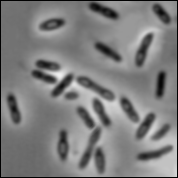
#> input picture bacteria.tiff, 178 x 178 px
$ python ex3.py
#> lines starting #> are read from the running program, lines starting #| are printed output that depends on the picture; after the words box and inside, x2 and y2 are one past the last pixel; in counts of white or black regions, pixels touching at a corner belong together
import cv2
import numpy as np

img =cv2.imread('bacteria.tiff')
#> img is the input picture: shape (178, 178, 3); min 0, max 239, mean 125.8

cv2.imshow('Original',img)
gray=cv2.cvtColor(img,cv2.COLOR_BGR2GRAY)

#thresholding
t,thresh = cv2.threshold(gray,0,255,cv2.THRESH_BINARY_INV+cv2.THRESH_OTSU)
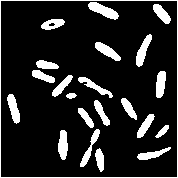
#> thresh: shape (178, 178); 14.3% white; 22 white regions, largest, box (x1, y1, x2, y2) and area: (0, 0, 178, 178) 708, (88, 2, 119, 20) 275, (136, 34, 152, 67) 241
#> t = 96
cv2.imshow('Thesh',thresh)

#fill holes
kernel = np.ones((3,3),np.uint8)
close = cv2.morphologyEx(thresh, cv2.MORPH_CLOSE, kernel, iterations = 2)
#> close: shape (178, 178); 14.7% white; 18 white regions, largest, box (x1, y1, x2, y2) and area: (0, 0, 178, 178) 1232, (80, 129, 104, 172) 390, (32, 60, 59, 83) 337
cv2.imshow('Close', close)

#background
sure_bg = cv2.dilate(close, kernel, iterations=1)
#> sure_bg: shape (178, 178); 22.3% white; 15 white regions, largest, box (x1, y1, x2, y2) and area: (0, 0, 178, 178) 2068, (31, 59, 78, 100) 827, (77, 107, 105, 173) 788
cv2.imshow('Sure Background',sure_bg)

#foreground
dist=cv2.distanceTransform(close,cv2.DIST_L1,3)
t,sure_fg=cv2.threshold(dist,dist.max()*0.32,255,0)
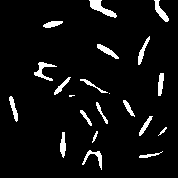
#> sure_fg: shape (178, 178) float32; 5.7% white; 21 white regions (2 under 20 px), largest, box (x1, y1, x2, y2) and area: (89, 0, 117, 18) 201, (34, 62, 57, 81) 152, (154, 0, 169, 22) 131
#> t = 2.88
sure_fg=np.uint8(sure_fg)
cv2.imshow('Sure Foreground',sure_fg)

unknown=cv2.subtract(sure_bg,sure_fg)
#> unknown: shape (178, 178); 16.6% white; 15 white regions, largest, box (x1, y1, x2, y2) and area: (0, 0, 178, 178) 1736, (31, 59, 78, 100) 581, (77, 107, 105, 173) 579

#marker labeling
m,markers=cv2.connectedComponents(sure_fg)
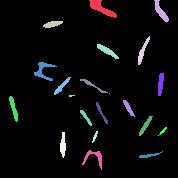
#> markers: shape (178, 178) int32; 22 distinct labels, from 0 to 21; one colour per label, 0 black
#> m = 22
markers=markers+1
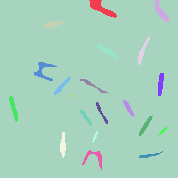
#> markers: shape (178, 178) int32; 22 distinct labels, from 1 to 22; one colour per label, 0 black
markers[unknown==255]=0
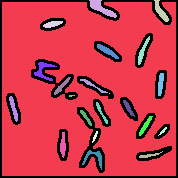
#> markers: shape (178, 178) int32; 23 distinct labels, from 0 to 22; one colour per label, 0 black

#apply watershed algorithm
makers=cv2.watershed(img, markers)
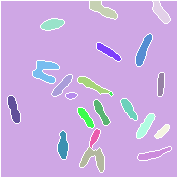
#> makers: shape (178, 178) int32; 23 distinct labels, from -1 to 22; one colour per label, 0 black, -1 white
img[markers==-1]=[0, 255, 0]
#> img: shape (178, 178, 3); 5.96% of pixels changed, all inside (x1, y1, x2, y2) = (0, 0, 178, 178)
cv2.imshow('Final result', img)

#counting bacteria cells

th=cv2.inRange(img,(0,255,0),(0,255,0))
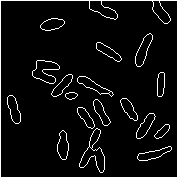
#> th: shape (178, 178); 6% white in thin lines or dots
cv2.imshow('th',th)
th=cv2.bitwise_not(th)
#> th: shape (178, 178); 94% white; black in thin lines or dots
cv2.imshow('th',th)

print('Number of bacteria cells : ',m)
#| Number of bacteria cells :  22

$ run again, with overlap_coins.jpg saved as bacteria.tiff
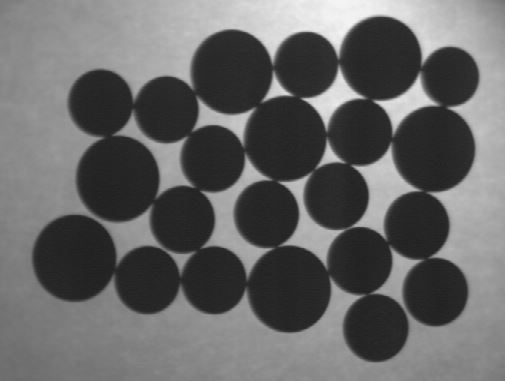
#> input picture overlap_coins.jpg, 505 x 381 px
#> img is the input picture: shape (381, 505, 3); min 28, max 246, mean 102.3
#> `t,thresh = cv2.threshold(gray,0,255,cv2.THRESH_BINARY_INV+cv2.THRESH_O..`:
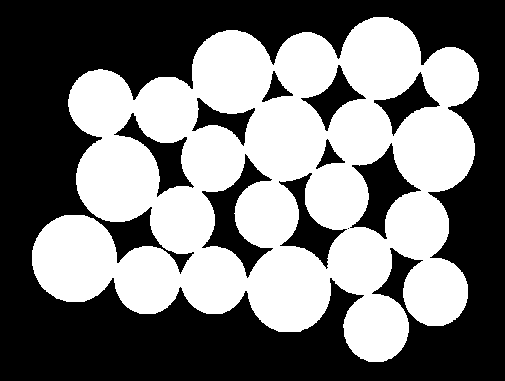
#> thresh: shape (381, 505); 46.7% white; 1 white region, box (x1, y1, x2, y2) and area: (32, 17, 479, 362) 89774
#> `t,thresh = cv2.threshold(gray,0,255,cv2.THRESH_BINARY_INV+cv2.THRESH_O..`: t = 98
#> close: shape (381, 505); 47.2% white; 1 white region, box (x1, y1, x2, y2) and area: (32, 17, 479, 362) 90829
#> sure_bg: shape (381, 505); 49.8% white; 1 white region, box (x1, y1, x2, y2) and area: (31, 16, 480, 363) 95739
#> `t,sure_fg=cv2.threshold(dist,dist.max()*0.32,255,0)`: t = 14.4
#> unknown: shape (381, 505); 29.2% white; 1 white region, box (x1, y1, x2, y2) and area: (31, 16, 480, 363) 56091
#> m = 22
#> makers: shape (381, 505) int32; 23 distinct labels, from -1 to 22
#> img: shape (381, 505, 3); 3.15% of pixels changed, all inside (x1, y1, x2, y2) = (0, 0, 505, 381)
#> `th=cv2.inRange(img,(0,255,0),(0,255,0))`:
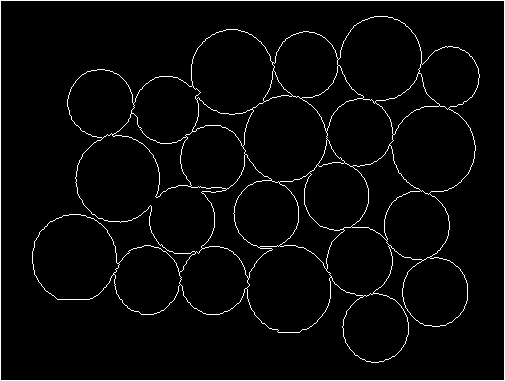
#> th: shape (381, 505); 3.2% white in thin lines or dots
#| Number of bacteria cells :  22
